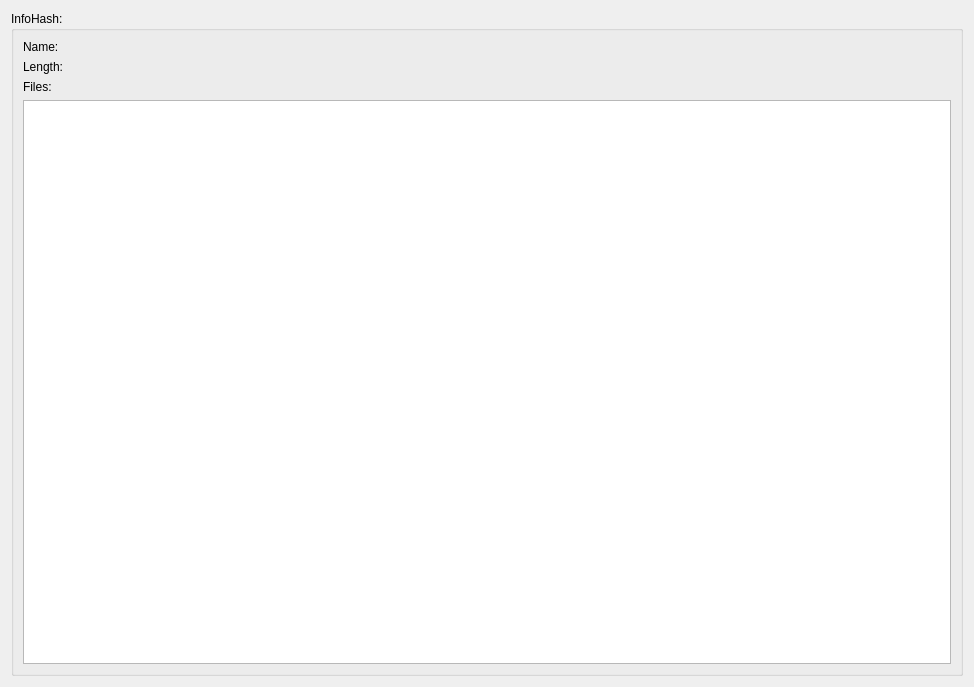
<?xml version="1.0" encoding="UTF-8"?>
<ui version="4.0">
 <class>TorrentCard</class>
 <widget class="QWidget" name="TorrentCard">
  <property name="geometry">
   <rect>
    <x>0</x>
    <y>0</y>
    <width>974</width>
    <height>687</height>
   </rect>
  </property>
  <property name="windowTitle">
   <string>Form</string>
  </property>
  <layout class="QVBoxLayout" name="verticalLayout_2">
   <item>
    <widget class="QGroupBox" name="hashBox">
     <property name="title">
      <string>InfoHash:</string>
     </property>
     <layout class="QVBoxLayout" name="verticalLayout">
      <item>
       <widget class="QLabel" name="nameLabel">
        <property name="text">
         <string>Name:</string>
        </property>
       </widget>
      </item>
      <item>
       <widget class="QLabel" name="lengthLabel">
        <property name="text">
         <string>Length:</string>
        </property>
       </widget>
      </item>
      <item>
       <widget class="QLabel" name="label_3">
        <property name="text">
         <string>Files:</string>
        </property>
       </widget>
      </item>
      <item>
       <widget class="QListWidget" name="fileListWidget"/>
      </item>
     </layout>
    </widget>
   </item>
  </layout>
 </widget>
 <resources/>
 <connections/>
</ui>
